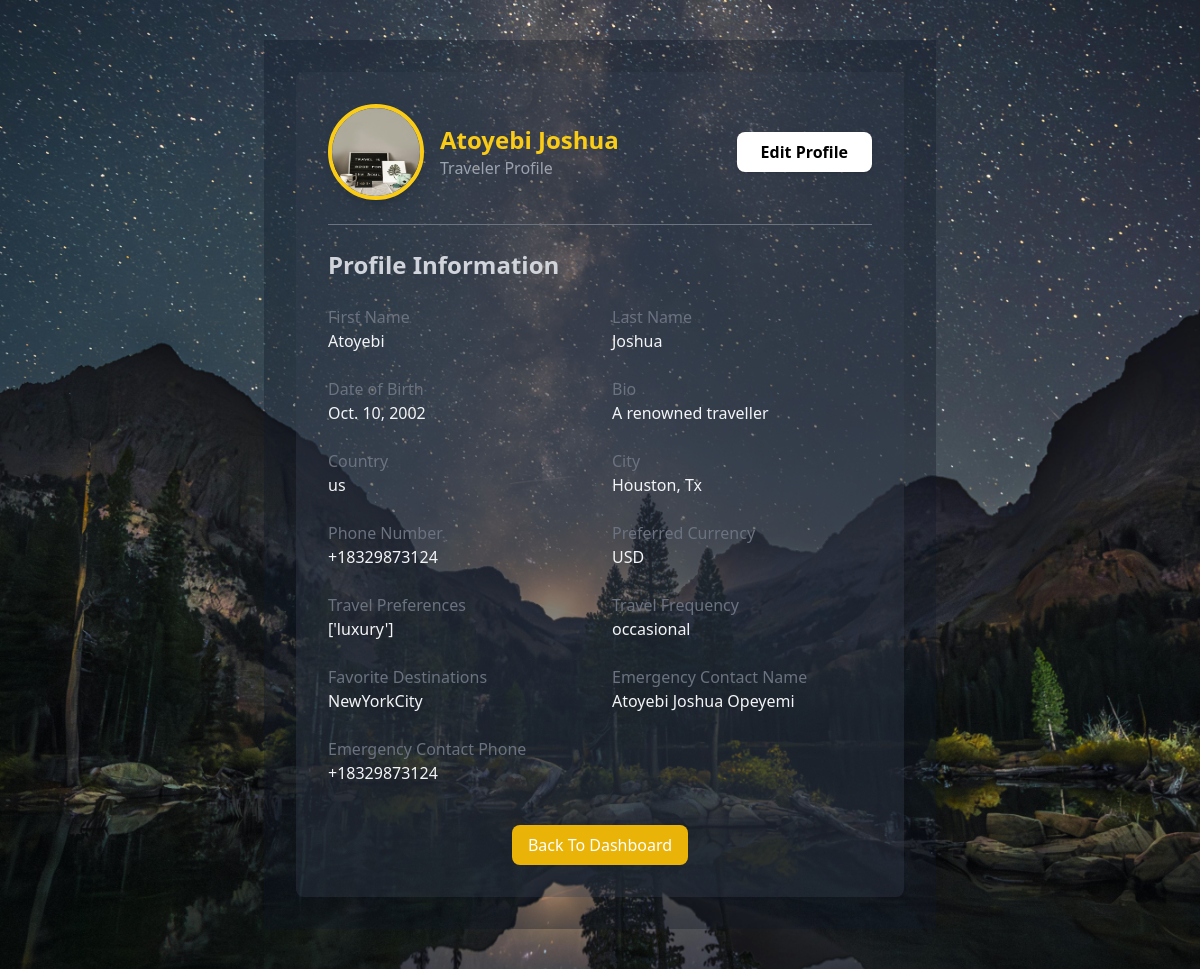
The app's page /userProfile/profile_detail/ (signed in) with its own data.
### userProfile/models.py (models this page shows, shortened)
class User_Profile(models.Model):
    CURRENCY_CHOICES = [
        ('USD', 'US Dollar'),
        ('EUR', 'Euro'),
        ('GBP', 'British Pound'),
        ('JPY', 'Japanese Yen'),
        ('AUD', 'Australian Dollar'),
        ('CAD', 'Canadian Dollar'),
        ('CHF', 'Swiss Franc'),
        ('CNY', 'Chinese Yuan'),
        ('SEK', 'Swedish Krona'),
        ('NZD', 'New Zealand Dollar'),
        ('MXN', 'Mexican Peso'),
        ('SGD', 'Singapore Dollar'),
        ('HKD', 'Hong Kong Dollar'),
        ('NOK', 'Norwegian Krone'),
        ('KRW', 'South Korean Won'),
        ('TRY', 'Turkish Lira'),
        ('INR', 'Indian Rupee'),
        ('RUB', 'Russian Ruble'),
        ('ZAR', 'South African Rand'),
        ('BRL', 'Brazilian Real'),
        ('THB', 'Thai Baht'),
        ('MYR', 'Malaysian Ringgit'),
        ('IDR', 'Indonesian Rupiah'),
        ('PHP', 'Philippine Peso'),
        ('VND', 'Vietnamese Dong'),
        ('ILS', 'Israeli Shekel'),
        ('PLN', 'Polish Zloty'),
        ('AED', 'United Arab Emirates Dirham'),
        ('SAR', 'Saudi Riyal'),
        ('EGP', 'Egyptian Pound'),
        ('PKR', 'Pakistani Rupee'),
        ('BDT', 'Bangladeshi Taka'),
        ('NGN', 'Nigerian Naira'),
        ('KWD', 'Kuwaiti Dinar'),
    ]
    TRAVEL_PREFERENCES = (
        ('adventure', 'Adventure'),
        ('relaxation', 'Relaxation'),
        ('culture', 'Culture'),
        ('nature', 'Nature'),
        ('luxury', 'Luxury'),
        ('others', 'Others')
    )
    TRAVEL_FREQUENCY_CHOICES = (
        ('frequent', 'Frequent (Monthly)'),
        ('occasional', 'Occasional (Quarterly)'),
        ('rare', 'Rare (Yearly)'),
    )
    user = models.OneToOneField(Account, on_delete=models.CASCADE, related_name='profile')
    firstname = models.CharField(max_length=255, null=True, blank=True)
    lastname = models.CharField(max_length=255, null=True, blank=True)
    dob = models.DateField(null=True, blank=True)
    bio = models.TextField( blank=True, null=True)
    preferred_currency = models.CharField(max_length=10, choices=CURRENCY_CHOICES, default='USD', blank=True, null=True)
    travel_preferences = models.CharField(max_length=20, choices=TRAVEL_PREFERENCES, blank=True, null=True)
    travel_frequency = models.CharField(max_length=20, choices=TRAVEL_FREQUENCY_CHOICES, blank=True, null=True)
    image = models.ImageField(upload_to='profile_image', validators=[FileExtensionValidator(['png', 'jpg', 'jpeg'])], blank=True, null=True)
    country = models.CharField(max_length=100, blank=True, null=True)
    city = models.CharField(max_length=100, blank=True, null=True)
    phone_number = models.CharField(
        max_length=15,
        blank=True,
        null=True
    )
    favorite_destinations = models.TextField(blank=True, null=True)
    emergency_contact_name = models.CharField(max_length=100, blank=True, null=True)
    emergency_contact_phone = models.CharField(
        max_length=20,
        blank=True,
        null=True
    )
    complete_profile = models.BooleanField(default=False)

### userProfile/views.py (the view)
# urls.py: path('profile_detail/', views.profile_detail, name='profile_detail'),
def profile_detail(request):
    profile = User_Profile.objects.get(user=request.user)
    return render(request, 'userProfile/profile_detail.html', {'profile':profile})

### userProfile/templates/userProfile/profile_detail.html
{% extends 'Base.html' %}
{% block main %}
<div class="profile_detail p-0 md:p-10">
    <div class="bg-gray-900 bg-opacity-35 md:w-[60%] h-full mx-auto p-8">
        <div class="bg-gray-700 bg-opacity-35 w-full h-full rounded-lg p-8">
            <div class="flex flex-col md:flex-row items-center gap-5 md:justify-between">
                <div class="flex items-center gap-4">
                    <img src="{{ profile.image.url }}" alt="User Image"
                         class="w-24 h-24 rounded-full border-4 border-yellow-400 shadow-lg">
                    <div>
                        <h1 class="text-yellow-400 text-xl md:text-2xl font-bold">
                            {{ profile.firstname }} {{ profile.lastname }}
                        </h1>
                        <p class="text-gray-400">Traveler Profile</p>
                    </div>
                </div>
                <a href="{% url 'update_profile' %}" class="bg-white text-black font-semibold py-2 px-6 rounded-lg shadow">
                    Edit Profile
                </a>
            </div>
            <div class="border-t border-gray-500 my-6"></div>
            <div>
                <h2 class="text-2xl font-bold text-gray-300 mb-6">Profile Information</h2>
                <div class="grid grid-cols-1 md:grid-cols-2 gap-6">
                    <div>
                        <p class="text-gray-500 font-medium">First Name</p>
                        <p class="text-gray-100">{{ profile.firstname }}</p>
                    </div>
                    <div>
                        <p class="text-gray-500 font-medium">Last Name</p>
                        <p class="text-gray-100">{{ profile.lastname }}</p>
                    </div>
                    <div>
                        <p class="text-gray-500 font-medium">Date of Birth</p>
                        <p class="text-gray-100">{{ profile.dob }}</p>
                    </div>
                    <div>
                        <p class="text-gray-500 font-medium">Bio</p>
                        <p class="text-gray-100">{{ profile.bio }}</p>
                    </div>
                    <div>
                        <p class="text-gray-500 font-medium">Country</p>
                        <p class="text-gray-100">{{ profile.country }}</p>
                    </div>
                    <div>
                        <p class="text-gray-500 font-medium">City</p>
                        <p class="text-gray-100">{{ profile.city }}</p>
                    </div>
                    <div>
                        <p class="text-gray-500 font-medium">Phone Number</p>
                        <p class="text-gray-100">{{ profile.phone_number }}</p>
                    </div>
                    <div>
                        <p class="text-gray-500 font-medium">Preferred Currency</p>
                        <p class="text-gray-100">{{ profile.preferred_currency }}</p>
                    </div>
                    <div>
                        <p class="text-gray-500 font-medium">Travel Preferences</p>
                        <p class="text-gray-100">{{ profile.travel_preferences }}</p>
                    </div>
                    <div>
                        <p class="text-gray-500 font-medium">Travel Frequency</p>
                        <p class="text-gray-100">{{ profile.travel_frequency }}</p>
                    </div>
                    <div>
                        <p class="text-gray-500 font-medium">Favorite Destinations</p>
                        <p class="text-gray-100">{{ profile.favorite_destinations }}</p>
                    </div>
                    <div>
                        <p class="text-gray-500 font-medium">Emergency Contact Name</p>
                        <p class="text-gray-100">{{ profile.emergency_contact_name }}</p>
                    </div>
                    <div>
                        <p class="text-gray-500 font-medium">Emergency Contact Phone</p>
                        <p class="text-gray-100">{{ profile.emergency_contact_phone }}</p>
                    </div>
                </div>
                <div class="mt-10 flex justify-center">
                    <a href="{% url 'dashboard' %}" class=" px-4 py-2 bg-yellow-500 text-white font-medium rounded-lg focus:outline-none focus:ring-2 focus:ring-yellow-400">
                        Back To Dashboard
                    </a>
                </div>
            </div>
        </div>
    </div>
</div>
{% endblock %}

### records on screen
User_Profile: image (picture), firstname "Atoyebi", lastname "Joshua", dob "Oct. 10, 2002", bio "A renowned traveller", country "us", city "Houston, Tx", phone_number "+18329873124", preferred_currency "USD", travel_preferences "['luxury']", travel_frequency "occasional", favorite_destinations "NewYorkCity", emergency_contact_name "Atoyebi Joshua Opeyemi", emergency_contact_phone "+18329873124"
